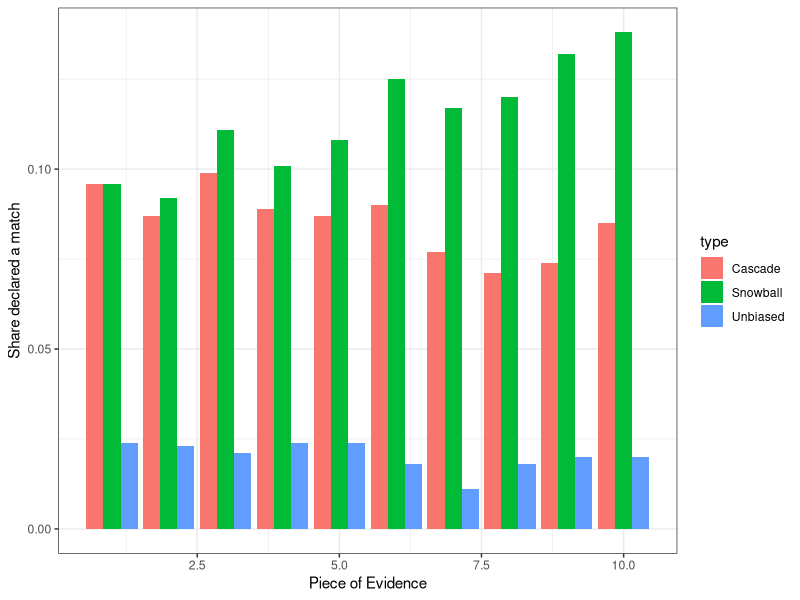
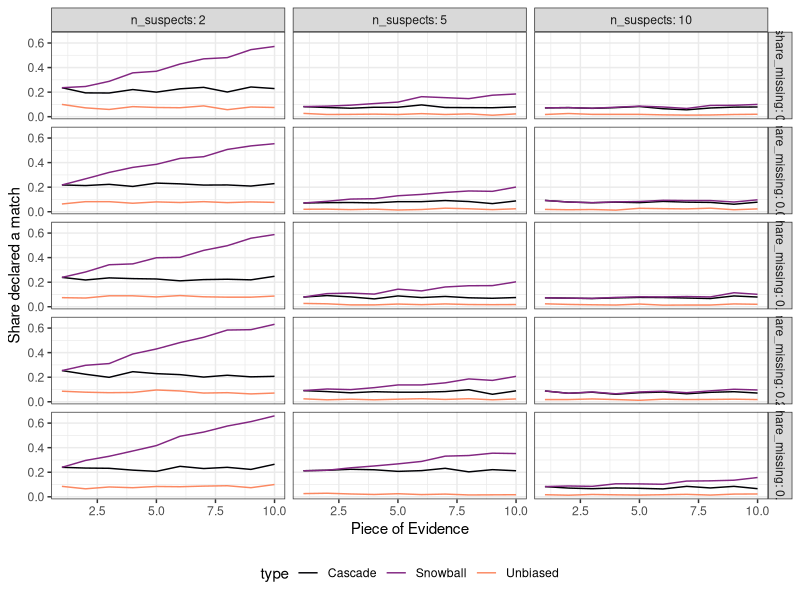

Reproduce these figures in R, in order. (Note: this script raises an error after producing the figures.)
# Snowball bias

rm(list = ls())
library(ggplot2)
library(dplyr)

# basics
N = 10 #number of suspects
Pi = .15 #share in pop w I=1
Pi_E = Pi #prob I=1 if E0 (set to constant over pieces of evidence for simplicity)
Pi_EC = Pi #prob I=1 if E0^C (set to constant over pieces of evidence for simplicity)
Prior = 1/N

# 6 kinds of bias

# how do they incorporate true m? (assume corectly incorporates true matches (so non-tilde biases are the same as for cascade)
mtrue.func <- function(m) 0 

# bias if see true matches
d_impute <- function(i,m, share.miss){ share.miss + i/2 + 1 + mtrue.func(m)}
d_I <- function(i,m){ (2-(1-i)/(1-Pi)) + mtrue.func(m) }
d_peer <- function(m){1 + mtrue.func(m)}
delta.func <- function(i,m, share.miss) {d_impute(i, m, share.miss)*d_I(i,m)*d_peer(m)}

# how do they incorporate estimated m? 
m.func <- function(m) sum(m>=1) 

# bias if see estimated matches
dt_impute <- function(i,m,share.miss){ 1 }
dt_I <- function(i,m){ 1 }
dt_peer <- function(m){m.func(m) + 1}
delta.tilde.func <- function(i,m,share.miss) {dt_impute(i, m, share.miss)*dt_I(i,m)*dt_peer(m)}

total.bias <- function(i,m,mhat,share.miss){delta.func(i,m,share.miss)*delta.tilde.func(i,mhat,share.miss)}

g = 0 # 0 means not guilty
i = 1 # 1 means has characteristic
k = 10 # pieces of evidence

# evidence is binom(10,mu1) if guilty, binom(10,mu0) if not guilty
mu1 = .5; mu0=.25

nsims = 1000
output = list()
for(sim.round in 1:nsims){
  xy = sapply(1:k, function(j) ifelse(g==1, sum(rbinom(10,1,mu1)), sum(rbinom(10,1,mu0))))
  lik.ratio = sapply(xy, function(j) dbinom(j,10,mu1)/dbinom(j,10,mu0))
  
  # missing evidence (decides degree of imputation)
  share.miss = rbeta(k,1,3)
  
  mhat <- m <- m.cascade <- rep(NA,k)
  m <- sapply(1:k, function(x) lik.ratio[x] * (Pi_E/Pi_EC) * 1/N)
  m.cascade <- sapply(1:k, function(x) delta.func(i,m[x],share.miss[x])*m[x])
  mhat[1] <- m.cascade[1]
  
  for(j in 2:k){mhat[j] <- total.bias(i,m[c(1:(j-1))],mhat[c(1:(j-1))], share.miss[j])*m[j]}
  
  output[[sim.round]] <- data.frame(posterior = c(m,m.cascade,mhat),
                       type = rep(c("Unbiased","Cascade","Snowball"), each = k),
                       evidence = rep(1:k,3),
                       round = rep(i,k*3))
}
sim.out = do.call(rbind, output)
summary = sim.out %>%
  group_by(type,evidence) %>%
  summarise(share_declared_match = mean(posterior>=1))

ggplot(summary, aes(x = evidence, y = share_declared_match, fill = type))+
  geom_bar(stat = 'identity', position = 'dodge')+
  xlab("Piece of Evidence") + ylab("Share declared a match")+
  theme_bw()



#ggsave(filename = '~/repos/Forensic_bias/outputs/SnowballFigure.png')

## AL's version -- use different # suspects and % missing evidence instead of simulating

N = 10 #number of suspects
Pi = .15 #share in pop w I=1
Pi_E = Pi #prob I=1 if E0 (set to constant over pieces of evidence for simplicity)
Pi_EC = Pi #prob I=1 if E0^C (set to constant over pieces of evidence for simplicity)
Prior = 1/N
g = 0 # 0 means not guilty
i = 1 # 1 means has characteristic
k = 10 # pieces of evidence

mu1 = .5; mu0=.25

nsims = 1000

cascade_snowball_sim = function(nsims, share_missing, n_suspects){
output = list()
for(sim.round in 1:nsims){
  xy = sapply(1:k, function(j) ifelse(g==1, sum(rbinom(k,1,mu1)), sum(rbinom(k,1,mu0))))
  lik.ratio = sapply(xy, function(j) dbinom(j,k,mu1)/dbinom(j,k,mu0))
  
  # missing evidence (decides degree of imputation)
  share.miss = rep(share_missing, 10)
  
  mhat <- m <- m.cascade <- rep(NA,k)
  m <- sapply(1:k, function(x) lik.ratio[x] * (Pi_E/Pi_EC) * (1/n_suspects))
  m.cascade <- sapply(1:k, function(x) delta.func(i,m[x],share.miss[x])*m[x])
  mhat[1] <- m.cascade[1]
  
  for(j in 2:k){mhat[j] <- total.bias(i,m[c(1:(j-1))],mhat[c(1:(j-1))], share.miss[j])*m[j]}
  
  output[[sim.round]] <- data.frame(posterior = c(m,m.cascade,mhat),
                                    type = rep(c("Unbiased","Cascade","Snowball"), each = k),
                                    evidence = rep(1:k,3),
                                    round = rep(i,k*3))
}
sim.out = do.call(rbind, output)
summary = sim.out %>%
  group_by(type,evidence) %>%
  summarise(share_declared_match = mean(posterior>=1))
return(summary)
}

set.seed(081720)
nsims = 1000
share_missing = c(0, .01, .1, .25,.5)
n_suspects = c(2, 5, 10)

sim_params = expand.grid(share_missing = share_missing, n_suspects = n_suspects)

results = c()
for(ii in 1:nrow(sim_params)){
  sim_sum = cascade_snowball_sim(1000, sim_params$share_missing[ii], sim_params$n_suspects[ii]) %>%
    mutate(share_missing = sim_params$share_missing[ii], n_suspects = sim_params$n_suspects[ii])
  results = rbind(results, sim_sum)
}

results %>%
  ggplot(., aes(x = evidence, y = share_declared_match, col = type)) +
  facet_grid(rows = vars(share_missing), cols = vars(n_suspects), labeller = label_both) +
  geom_line() +
  xlab("Piece of Evidence") + ylab("Share declared a match")+
  theme_bw() +
  theme(legend.position = "bottom") + 
  scale_color_viridis_d(option = "magma", end = .75) 

ggsave(filename = 'outputs/SnowballFigure2.png')
